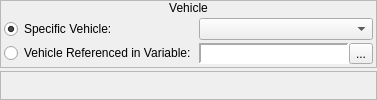
            <widget class="QWidget" name="sprite_wVehicle">
             <layout class="QVBoxLayout" name="verticalLayout_81">
              <property name="spacing">
               <number>3</number>
              </property>
              <property name="margin">
               <number>0</number>
              </property>
              <item>
               <widget class="QFrame" name="frame_50">
                <property name="sizePolicy">
                 <sizepolicy hsizetype="Preferred" vsizetype="Fixed">
                  <horstretch>0</horstretch>
                  <verstretch>0</verstretch>
                 </sizepolicy>
                </property>
                <property name="frameShape">
                 <enum>QFrame::StyledPanel</enum>
                </property>
                <property name="frameShadow">
                 <enum>QFrame::Raised</enum>
                </property>
                <layout class="QVBoxLayout" name="verticalLayout_78">
                 <property name="spacing">
                  <number>0</number>
                 </property>
                 <property name="margin">
                  <number>0</number>
                 </property>
                 <item>
                  <widget class="QLabel" name="label_29">
                   <property name="sizePolicy">
                    <sizepolicy hsizetype="Preferred" vsizetype="Fixed">
                     <horstretch>0</horstretch>
                     <verstretch>0</verstretch>
                    </sizepolicy>
                   </property>
                   <property name="text">
                    <string>Vehicle</string>
                   </property>
                   <property name="alignment">
                    <set>Qt::AlignCenter</set>
                   </property>
                  </widget>
                 </item>
                 <item>
                  <widget class="QWidget" name="widget_66" native="true">
                   <layout class="QHBoxLayout" name="horizontalLayout_64">
                    <property name="spacing">
                     <number>3</number>
                    </property>
                    <property name="margin">
                     <number>3</number>
                    </property>
                    <item>
                     <widget class="QWidget" name="widget_67" native="true">
                      <layout class="QVBoxLayout" name="verticalLayout_79">
                       <property name="spacing">
                        <number>3</number>
                       </property>
                       <property name="margin">
                        <number>0</number>
                       </property>
                       <item>
                        <widget class="QRadioButton" name="sprite_rbSpecificVehicle">
                         <property name="sizePolicy">
                          <sizepolicy hsizetype="Fixed" vsizetype="Fixed">
                           <horstretch>0</horstretch>
                           <verstretch>0</verstretch>
                          </sizepolicy>
                         </property>
                         <property name="text">
                          <string>Specific Vehicle:</string>
                         </property>
                         <property name="checked">
                          <bool>true</bool>
                         </property>
                        </widget>
                       </item>
                       <item>
                        <widget class="QRadioButton" name="sprite_rbReferencedVehicle">
                         <property name="sizePolicy">
                          <sizepolicy hsizetype="Fixed" vsizetype="Fixed">
                           <horstretch>0</horstretch>
                           <verstretch>0</verstretch>
                          </sizepolicy>
                         </property>
                         <property name="text">
                          <string>Vehicle Referenced in Variable:</string>
                         </property>
                        </widget>
                       </item>
                      </layout>
                     </widget>
                    </item>
                    <item>
                     <widget class="QWidget" name="widget_68" native="true">
                      <layout class="QVBoxLayout" name="verticalLayout_80">
                       <property name="spacing">
                        <number>3</number>
                       </property>
                       <property name="margin">
                        <number>0</number>
                       </property>
                       <item>
                        <widget class="QComboBox" name="sprite_cboxVehicles"/>
                       </item>
                       <item>
                        <widget class="QWidget" name="sprite_wVehicleVariable" native="true">
                         <layout class="QHBoxLayout" name="horizontalLayout_65">
                          <property name="spacing">
                           <number>0</number>
                          </property>
                          <property name="margin">
                           <number>0</number>
                          </property>
                          <item>
                           <widget class="QLabel" name="sprite_lblVehicleVariable">
                            <property name="sizePolicy">
                             <sizepolicy hsizetype="Preferred" vsizetype="Preferred">
                              <horstretch>0</horstretch>
                              <verstretch>0</verstretch>
                             </sizepolicy>
                            </property>
                            <property name="minimumSize">
                             <size>
                              <width>150</width>
                              <height>0</height>
                             </size>
                            </property>
                            <property name="font">
                             <font>
                              <family>Monospace</family>
                             </font>
                            </property>
                            <property name="styleSheet">
                             <string notr="true">background-color: palette(base);</string>
                            </property>
                            <property name="frameShape">
                             <enum>QFrame::Panel</enum>
                            </property>
                            <property name="frameShadow">
                             <enum>QFrame::Sunken</enum>
                            </property>
                            <property name="lineWidth">
                             <number>2</number>
                            </property>
                            <property name="text">
                             <string/>
                            </property>
                           </widget>
                          </item>
                          <item>
                           <widget class="QToolButton" name="sprite_bBrowseVehicleVariables">
                            <property name="text">
                             <string>...</string>
                            </property>
                            <property name="icon">
                             <iconset resource="gui_icons.qrc">
                              <normaloff>:/icons/fileopen.png</normaloff>:/icons/fileopen.png</iconset>
                            </property>
                           </widget>
                          </item>
                         </layout>
                        </widget>
                       </item>
                      </layout>
                     </widget>
                    </item>
                   </layout>
                  </widget>
                 </item>
                </layout>
               </widget>
              </item>
              <item>
               <widget class="QFrame" name="frame_51">
                <property name="frameShape">
                 <enum>QFrame::StyledPanel</enum>
                </property>
                <property name="frameShadow">
                 <enum>QFrame::Raised</enum>
                </property>
               </widget>
              </item>
             </layout>
            </widget>
